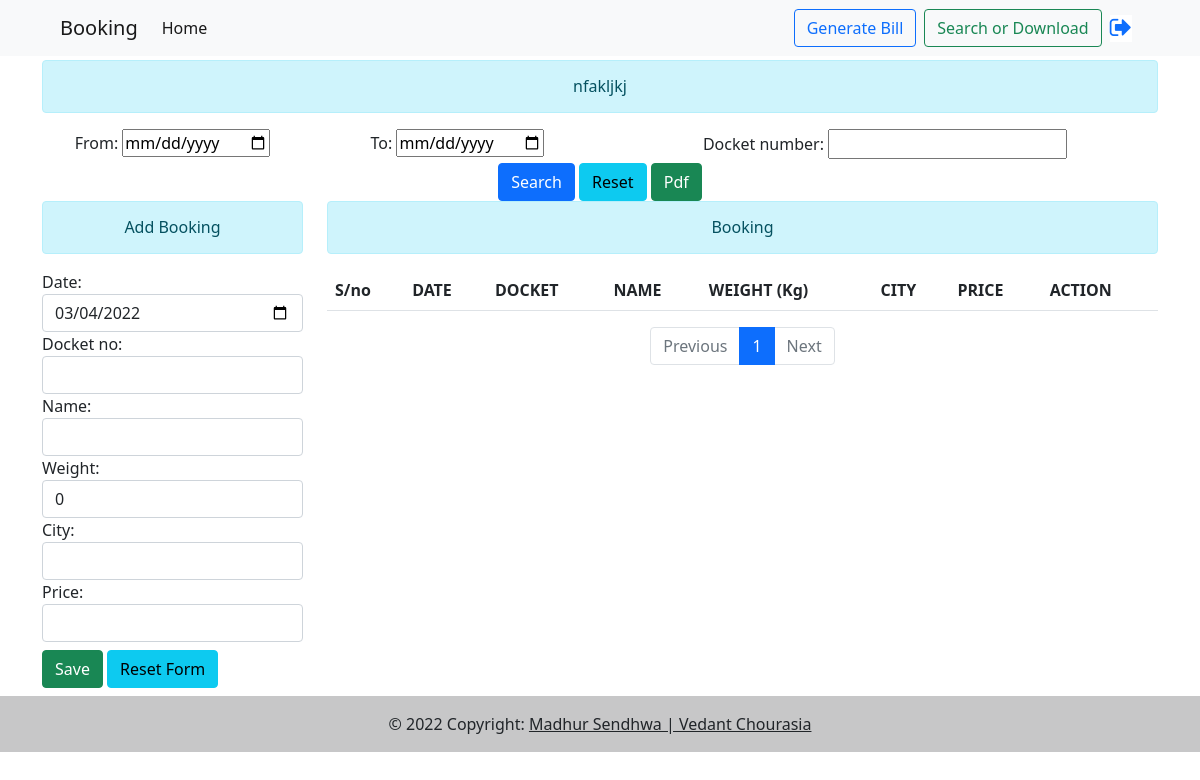
/27/ (signed in), run on an earlier commit of the app's database.
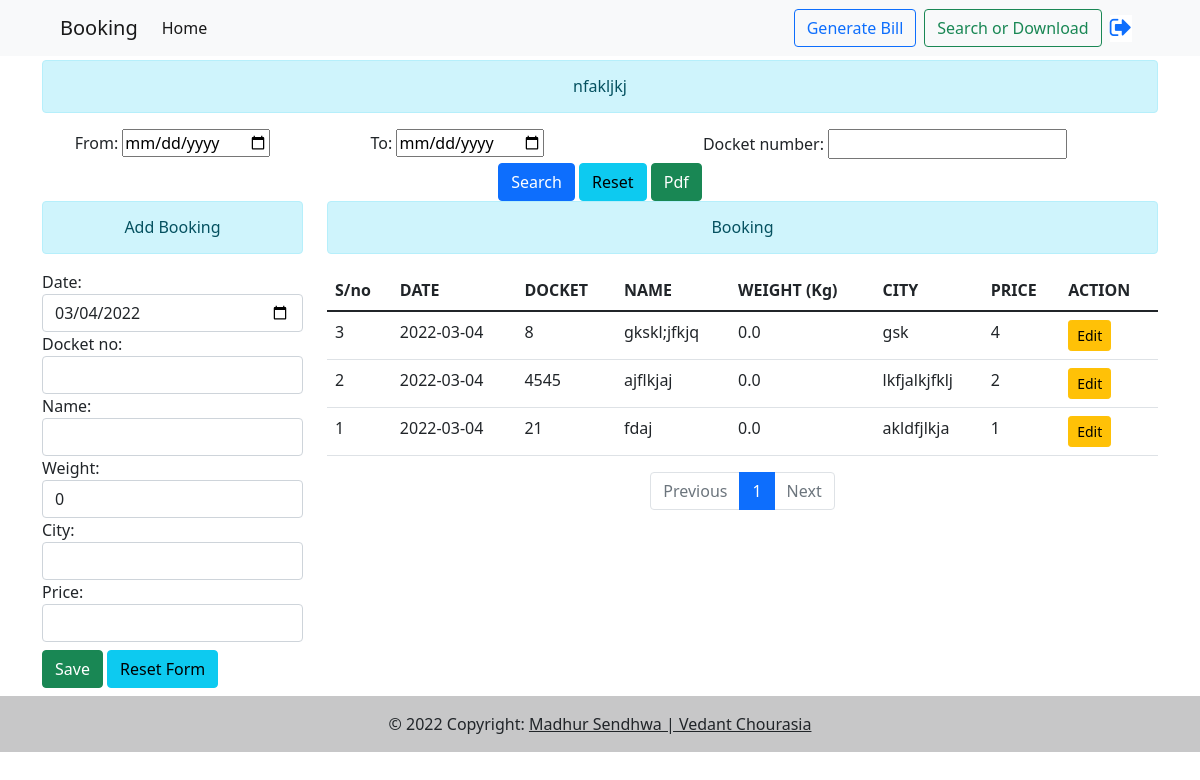
And on a later commit of the database.
### app/models.py (models this page shows)
class User(models.Model):
    sno = models.IntegerField(default=0)
    date = models.DateField(default=datetime.now)
    docket_no = models.CharField(max_length=20)
    name = models.CharField(max_length=100)
    weight = models.FloatField(default=0)
    city = models.CharField(max_length=100)
    price = models.IntegerField()
    booking = models.ForeignKey(Bookings, on_delete=models.CASCADE)

### app/views.py (the view, shortened to what this page needs)
# urls.py: 2. Add a URL to urlpatterns:  path('', views.home, name='home')
@login_required
def home(request,id):
    form = StudentRegistration()
    data = User.objects.filter(booking__id=id).order_by('-id')
    myfilter = OrderFilter(request.GET,queryset=data)
    book = Bookings.objects.get(pk=id)
    paginator = Paginator(data,5)
    page_number = request.GET.get('page')
    page_obj = paginator.get_page(page_number)
    context = {'form':form,'data':page_obj,'page_obj':page_obj,'ids':id,'book':book,'myfilter':myfilter}
    return render(request,'app/home.html',context = context)

### app/forms.py
class StudentRegistration(forms.ModelForm):
    class Meta:
        model = User
        fields = ['date','docket_no','name','weight','city','price']
        widgets = {
            'date': forms.DateInput(attrs={'type': 'date','class':'form-control','id':'dateid'}),
            'docket_no':forms.TextInput(attrs={'class':'form-control','id':'docket_noid'}),
            'name':forms.TextInput(attrs={'class':'form-control','id':'nameid'}),
            'weight':forms.TextInput(attrs={'class':'form-control','id':'weightid'}),
            'city':forms.TextInput(attrs={'class':'form-control','id':'cityid'}),
            'price':forms.TextInput(attrs={'class':'form-control','id':'priceid'}),
        }

### app/templates/app/home.html (shortened to what this page needs)
{% extends "app/base.html" %}
{% load static %}
{% load myapp_extras %}
{% load utils %}
{% block navbar %}
<a class="btn btn-outline-primary mx-2" href="{% url 'generatebill' ids %}"> Generate Bill </a>
<span class="btn btn-outline-success" style="cursor: pointer;" id="searchtoggle">Search or Download</span>
{% endblock %}
{% block headname %}
    {{book.name}}
{% endblock %}
{% block filter %}
<center id="center">
  <form action="" method="post">
    <div class="row my-1">
      <div class="col-xl-3">
  From: <input type="date" name="fromdate" id="">
</div>
<div class="col-xl-3">
  To: <input type="date" name="todate" id="">
</div>
<div class="col-xl-6">
  Docket number: <input type="search" name="docketno" id="">
</div>
</div>
<div class="col">
  <input type="submit" class="btn btn-primary" value="Search">
  {% if not searchtrue %}
  <button type="reset" class="btn btn-info">Reset</button>
  <button type="submit" name="download" class="btn btn-success" value="download">Pdf</button>
  {% endif %}
</div>
</form>
</center>
{% endblock %}
{% block addbook %}
<h6 class="text-center alert alert-info">Add Booking</h6>
<form action="" id="form" method="post">
    {{form}}
    <input type="button" class="btn btn-success my-2" id="btnsave" value="Save">
    <button type="reset" class="btn btn-info my-2">Reset Form</button>
  </form>
{% endblock %}
{% block book %}
<h6 class="text-center alert alert-info">Booking</h6>
<table class="table table-hover">
    <thead>
        <tr>
            <th scope="col">S/no</th>
            <th scope="col">DATE</th>
            <th scope="col">DOCKET</th>
            <th scope="col">NAME</th>
            <th scope="col">WEIGHT (Kg)</th>
            <th scope="col">CITY</th>
            <th scope="col">PRICE</th>
            <th scope="col">ACTION</th>
        </tr>
    </thead>
    <tbody id="tbody">
        {% for dat in data %}
        <tr>
            <td> {{dat.sno}} </td>
            <td>{{dat.date|date:'Y-m-d'}}</td>
            <td>{{dat.docket_no}}</td>
            <td>{{dat.name}}</td>
            <td>{{dat.weight}}</td>
            <td>{{dat.city}}</td>
            <td>{{dat.price}}</td>
            <td>
                <input type="button" value="Edit" class="btn btn-warning btn-sm btn-edit" data-sid={{dat.id}}>
            </td>
        </tr>
        {% endfor %}
    </tbody>
</table>
<nav aria-label="Page navigation example">
  <ul class="pagination justify-content-center">
    {% if page_obj.has_previous %}
      <li class="page-item">
        <a class="page-link" href="?page={{ page_obj.previous_page_number }}">Previous</a>
      </li>
    {% else %}
      <li class="page-item disabled">
        <a class="page-link" href="#" tabindex="-1" aria-disabled="True">Previous</a>
      </li>
    {% endif %}
    {% for i in page_obj.paginator.page_range %}
      {% if page_obj.number == i %}
        <li class="page-item active" aria-current="page">
          <span class="page-link">
            {{ i }}
          </span>
        </li>
      {% else %}
        <li class="page-item"><a class="page-link" href="?page={{ i }}">{{ i }}</a></li>
      {% endif %}
    {% endfor %}
    {% if page_obj.has_next %}
      <li class="page-item">
        <a class="page-link" href="?page={{ page_obj.next_page_number }}">Next</a>
      </li>
    {% else %}
      <li class="page-item disabled">
        <a class="page-link" href="#" tabindex="-1" aria-disabled="True">Next</a>
      </li>
    {% endif %}
  </ul>
</nav>
{% endblock %}

What changed in the data, as far as the page shows it:
added User: sno "3", date "2022-03-04", docket_no "8", name "gkskl;jfkjq", weight "0.0", city "gsk", price "4"
added User: sno "2", date "2022-03-04", docket_no "4545", name "ajflkjaj", weight "0.0", city "lkfjalkjfklj", price "2"
added User: sno "1", date "2022-03-04", docket_no "21", name "fdaj", weight "0.0", city "akldfjlkja", price "1"
